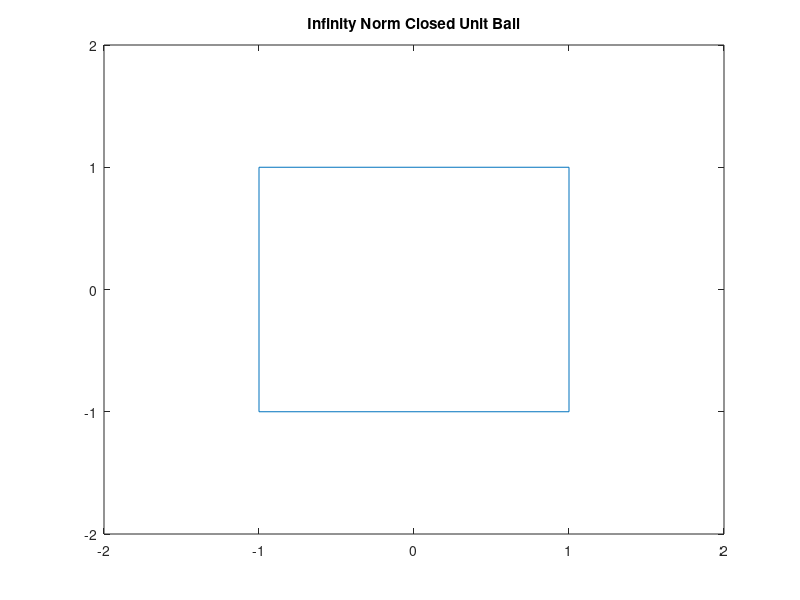

Here is the MATLAB script that generated this plot:

x=pi/4;
y=x+pi/2;
z=y+pi/2;
m=z+pi/2;
t=[x y z m x];
a=(2/sqrt(2))*cos(t);
b=(2/sqrt(2))*sin(t);
plot(a,b)
xlim([-2 2])
ylim([-2 2])
title('Infinity Norm Closed Unit Ball')